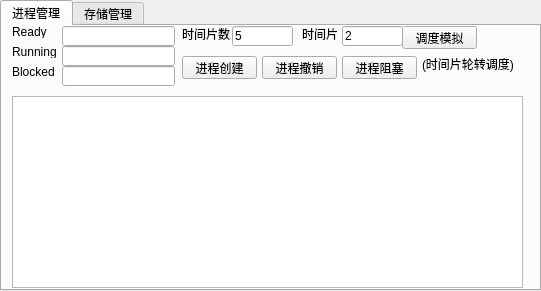
<?xml version="1.0" encoding="UTF-8"?>
<ui version="4.0">
 <class>MainWindow</class>
 <widget class="QMainWindow" name="MainWindow">
  <property name="geometry">
   <rect>
    <x>0</x>
    <y>0</y>
    <width>541</width>
    <height>291</height>
   </rect>
  </property>
  <property name="windowTitle">
   <string>操作系统课程设计</string>
  </property>
  <widget class="QWidget" name="centralwidget">
   <widget class="QTabWidget" name="tabWidget">
    <property name="geometry">
     <rect>
      <x>0</x>
      <y>0</y>
      <width>541</width>
      <height>291</height>
     </rect>
    </property>
    <property name="currentIndex">
     <number>0</number>
    </property>
    <widget class="QWidget" name="tabProcess">
     <attribute name="title">
      <string>进程管理</string>
     </attribute>
     <widget class="QLineEdit" name="lineSliceTime">
      <property name="geometry">
       <rect>
        <x>340</x>
        <y>0</y>
        <width>61</width>
        <height>20</height>
       </rect>
      </property>
      <property name="text">
       <string>2</string>
      </property>
     </widget>
     <widget class="QLabel" name="label_6">
      <property name="geometry">
       <rect>
        <x>10</x>
        <y>20</y>
        <width>54</width>
        <height>12</height>
       </rect>
      </property>
      <property name="text">
       <string>Running</string>
      </property>
     </widget>
     <widget class="QLabel" name="label_9">
      <property name="geometry">
       <rect>
        <x>180</x>
        <y>0</y>
        <width>54</width>
        <height>16</height>
       </rect>
      </property>
      <property name="text">
       <string>时间片数</string>
      </property>
     </widget>
     <widget class="QLineEdit" name="lineBlocked">
      <property name="geometry">
       <rect>
        <x>60</x>
        <y>40</y>
        <width>113</width>
        <height>20</height>
       </rect>
      </property>
      <property name="readOnly">
       <bool>true</bool>
      </property>
     </widget>
     <widget class="QLineEdit" name="lineReady">
      <property name="geometry">
       <rect>
        <x>60</x>
        <y>0</y>
        <width>113</width>
        <height>20</height>
       </rect>
      </property>
      <property name="readOnly">
       <bool>true</bool>
      </property>
     </widget>
     <widget class="QPushButton" name="btnProc">
      <property name="geometry">
       <rect>
        <x>400</x>
        <y>0</y>
        <width>75</width>
        <height>23</height>
       </rect>
      </property>
      <property name="text">
       <string>调度模拟</string>
      </property>
     </widget>
     <widget class="QTableView" name="tableProc">
      <property name="geometry">
       <rect>
        <x>10</x>
        <y>70</y>
        <width>511</width>
        <height>192</height>
       </rect>
      </property>
     </widget>
     <widget class="QPushButton" name="btnProcClos">
      <property name="geometry">
       <rect>
        <x>260</x>
        <y>30</y>
        <width>75</width>
        <height>23</height>
       </rect>
      </property>
      <property name="text">
       <string>进程撤销</string>
      </property>
     </widget>
     <widget class="QLabel" name="label_8">
      <property name="geometry">
       <rect>
        <x>300</x>
        <y>0</y>
        <width>41</width>
        <height>16</height>
       </rect>
      </property>
      <property name="text">
       <string>时间片</string>
      </property>
     </widget>
     <widget class="QPushButton" name="btnBlock">
      <property name="geometry">
       <rect>
        <x>340</x>
        <y>30</y>
        <width>75</width>
        <height>23</height>
       </rect>
      </property>
      <property name="text">
       <string>进程阻塞</string>
      </property>
     </widget>
     <widget class="QLineEdit" name="lineRunning">
      <property name="geometry">
       <rect>
        <x>60</x>
        <y>20</y>
        <width>113</width>
        <height>20</height>
       </rect>
      </property>
      <property name="readOnly">
       <bool>true</bool>
      </property>
     </widget>
     <widget class="QLabel" name="label_7">
      <property name="geometry">
       <rect>
        <x>420</x>
        <y>30</y>
        <width>101</width>
        <height>16</height>
       </rect>
      </property>
      <property name="text">
       <string>(时间片轮转调度)</string>
      </property>
     </widget>
     <widget class="QPushButton" name="btnProcCrea">
      <property name="geometry">
       <rect>
        <x>180</x>
        <y>30</y>
        <width>75</width>
        <height>23</height>
       </rect>
      </property>
      <property name="text">
       <string>进程创建</string>
      </property>
     </widget>
     <widget class="QLabel" name="label_5">
      <property name="geometry">
       <rect>
        <x>10</x>
        <y>40</y>
        <width>54</width>
        <height>12</height>
       </rect>
      </property>
      <property name="text">
       <string>Blocked</string>
      </property>
     </widget>
     <widget class="QLabel" name="label_4">
      <property name="geometry">
       <rect>
        <x>10</x>
        <y>0</y>
        <width>54</width>
        <height>12</height>
       </rect>
      </property>
      <property name="text">
       <string>Ready</string>
      </property>
     </widget>
     <widget class="QLineEdit" name="lineTimeSlice">
      <property name="geometry">
       <rect>
        <x>230</x>
        <y>0</y>
        <width>61</width>
        <height>20</height>
       </rect>
      </property>
      <property name="text">
       <string>5</string>
      </property>
     </widget>
    </widget>
    <widget class="QWidget" name="tabMemory">
     <attribute name="title">
      <string>存储管理</string>
     </attribute>
     <widget class="QTableView" name="tablePages">
      <property name="geometry">
       <rect>
        <x>10</x>
        <y>70</y>
        <width>521</width>
        <height>191</height>
       </rect>
      </property>
     </widget>
     <widget class="QPushButton" name="btnPageCrea">
      <property name="geometry">
       <rect>
        <x>10</x>
        <y>10</y>
        <width>71</width>
        <height>23</height>
       </rect>
      </property>
      <property name="text">
       <string>页表添加页</string>
      </property>
     </widget>
     <widget class="QPushButton" name="btnPage">
      <property name="geometry">
       <rect>
        <x>10</x>
        <y>40</y>
        <width>71</width>
        <height>23</height>
       </rect>
      </property>
      <property name="text">
       <string>页调用</string>
      </property>
     </widget>
     <widget class="QLabel" name="label">
      <property name="geometry">
       <rect>
        <x>90</x>
        <y>10</y>
        <width>61</width>
        <height>20</height>
       </rect>
      </property>
      <property name="text">
       <string>主存中页号</string>
      </property>
     </widget>
     <widget class="QLineEdit" name="lineInMem">
      <property name="geometry">
       <rect>
        <x>150</x>
        <y>10</y>
        <width>111</width>
        <height>20</height>
       </rect>
      </property>
      <property name="readOnly">
       <bool>true</bool>
      </property>
     </widget>
     <widget class="QLineEdit" name="lineLenMem">
      <property name="geometry">
       <rect>
        <x>320</x>
        <y>10</y>
        <width>31</width>
        <height>20</height>
       </rect>
      </property>
      <property name="text">
       <string>4096</string>
      </property>
     </widget>
     <widget class="QLineEdit" name="lineLenPage">
      <property name="geometry">
       <rect>
        <x>460</x>
        <y>10</y>
        <width>41</width>
        <height>20</height>
       </rect>
      </property>
      <property name="text">
       <string>1024</string>
      </property>
     </widget>
     <widget class="QLabel" name="label_2">
      <property name="geometry">
       <rect>
        <x>270</x>
        <y>10</y>
        <width>54</width>
        <height>21</height>
       </rect>
      </property>
      <property name="text">
       <string>主存大小</string>
      </property>
     </widget>
     <widget class="QLabel" name="label_3">
      <property name="geometry">
       <rect>
        <x>420</x>
        <y>10</y>
        <width>41</width>
        <height>21</height>
       </rect>
      </property>
      <property name="text">
       <string>页大小</string>
      </property>
     </widget>
     <widget class="QPushButton" name="btnLenSet">
      <property name="geometry">
       <rect>
        <x>500</x>
        <y>10</y>
        <width>31</width>
        <height>21</height>
       </rect>
      </property>
      <property name="text">
       <string>设置</string>
      </property>
     </widget>
     <widget class="QLineEdit" name="linePageNum">
      <property name="geometry">
       <rect>
        <x>480</x>
        <y>30</y>
        <width>16</width>
        <height>20</height>
       </rect>
      </property>
      <property name="text">
       <string>4</string>
      </property>
      <property name="readOnly">
       <bool>true</bool>
      </property>
     </widget>
     <widget class="QLabel" name="label_10">
      <property name="geometry">
       <rect>
        <x>350</x>
        <y>10</y>
        <width>41</width>
        <height>21</height>
       </rect>
      </property>
      <property name="text">
       <string>块大小</string>
      </property>
     </widget>
     <widget class="QLineEdit" name="lineLenBlo">
      <property name="geometry">
       <rect>
        <x>390</x>
        <y>10</y>
        <width>31</width>
        <height>20</height>
       </rect>
      </property>
      <property name="text">
       <string>1024</string>
      </property>
     </widget>
     <widget class="QLineEdit" name="lineBlockNum">
      <property name="geometry">
       <rect>
        <x>510</x>
        <y>30</y>
        <width>16</width>
        <height>20</height>
       </rect>
      </property>
      <property name="text">
       <string>4</string>
      </property>
      <property name="readOnly">
       <bool>true</bool>
      </property>
     </widget>
     <widget class="QLineEdit" name="lineLenAddr">
      <property name="geometry">
       <rect>
        <x>510</x>
        <y>50</y>
        <width>21</width>
        <height>20</height>
       </rect>
      </property>
      <property name="text">
       <string>12</string>
      </property>
      <property name="readOnly">
       <bool>true</bool>
      </property>
     </widget>
     <widget class="QLabel" name="label_11">
      <property name="geometry">
       <rect>
        <x>460</x>
        <y>30</y>
        <width>16</width>
        <height>20</height>
       </rect>
      </property>
      <property name="text">
       <string>页</string>
      </property>
     </widget>
     <widget class="QLabel" name="label_12">
      <property name="geometry">
       <rect>
        <x>500</x>
        <y>30</y>
        <width>16</width>
        <height>20</height>
       </rect>
      </property>
      <property name="text">
       <string>块</string>
      </property>
     </widget>
     <widget class="QLabel" name="label_13">
      <property name="geometry">
       <rect>
        <x>460</x>
        <y>50</y>
        <width>51</width>
        <height>20</height>
       </rect>
      </property>
      <property name="text">
       <string>地址长度</string>
      </property>
     </widget>
    </widget>
   </widget>
   <widget class="QLabel" name="label_14">
    <property name="geometry">
     <rect>
      <x>440</x>
      <y>290</y>
      <width>101</width>
      <height>20</height>
     </rect>
    </property>
    <property name="text">
     <string>20181205049 黄铮</string>
    </property>
   </widget>
  </widget>
  <action name="actProcCre">
   <property name="text">
    <string>进程创建</string>
   </property>
  </action>
  <action name="actProcRev">
   <property name="text">
    <string>进程撤销</string>
   </property>
  </action>
 </widget>
 <resources/>
 <connections/>
</ui>
